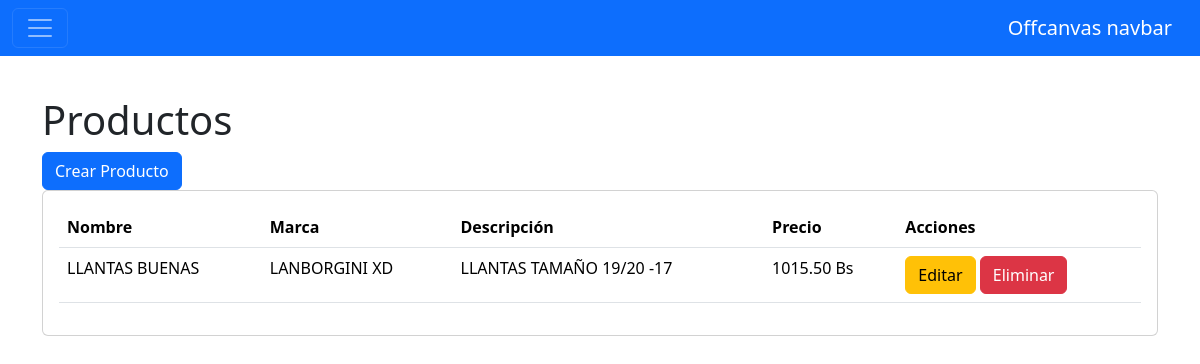
The page /administracion/productos/ on the database as committed earlier.
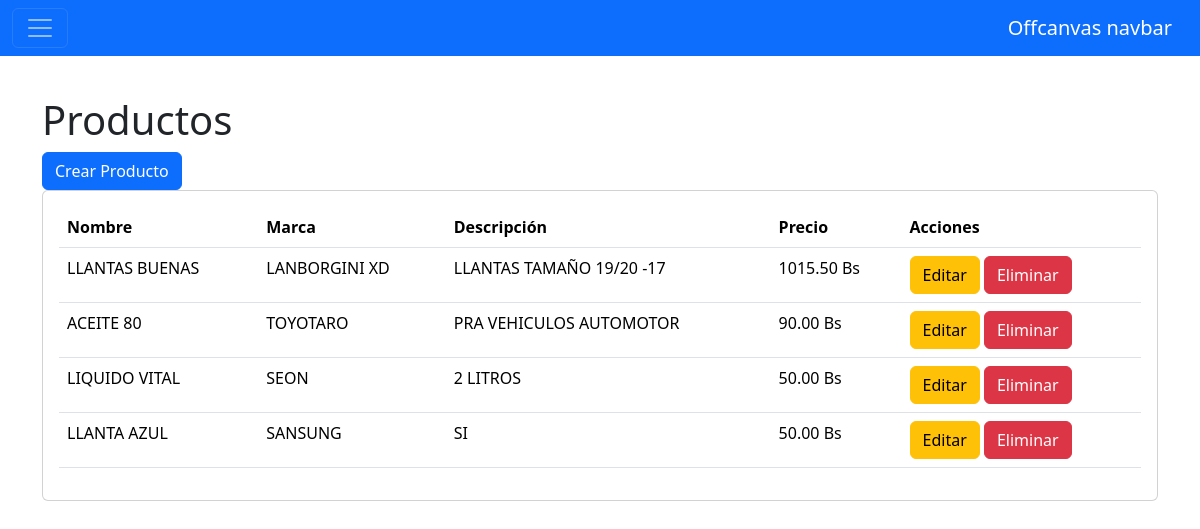
The same page on the database as committed later.
### administracion/models.py (models this page shows, shortened)
class Producto(models.Model):
    nombre = models.CharField(max_length=200)
    marca = models.CharField(max_length=200)
    descipcion = models.CharField(max_length=200)
    precio = models.DecimalField(max_digits=6, decimal_places=2)

### administracion/views.py (the view)
# urls.py: path('productos/', views.ProductoListView.as_view(), name='productos'),
class ProductoListView(ListView):
    model = Producto
    template_name = 'administracion/productos/list.html'
    context_object_name = 'productos'

### administracion/templates/administracion/productos/list.html (shortened to what this page needs)
{% extends "administracion/base/base.html" %}
{% block content %}
<h1>Productos</h1>
<div class="row">
    <div class="col">
        <a href="{% url 'administracion:crear_producto' %}" class="btn btn-primary">Crear Producto</a>
        <div class="card">
            <div class="card-body">
                <table class="table">
                    <thead>
                        <tr>
                            <th>Nombre</th>
                            <th>Marca</th>
                            <th>Descripción</th>
                            <th>Precio</th>
                            <th>Acciones</th>
                        </tr>
                    </thead>
                    <tbody>
                        {% for producto in productos %}
                            <tr>
                                <td>{{ producto.nombre }}</td>
                                <td>{{ producto.marca }}</td>
                                <td>{{ producto.descipcion }}</td>
                                <td>{{ producto.precio }} Bs</td>
                                <td>
                                    <a href="" class="btn btn-warning">Editar</a>
                                    <a href="" class="btn btn-danger">Eliminar</a>
                                </td>
                            </tr>
                        {% endfor %}
                    </tbody>
                </table>
            </div>
        </div>
    </div>
</div>
{% endblock %}

### administracion/templates/administracion/base/base.html (shortened to what this page needs)
{% load static %}
<!DOCTYPE html>
<html lang="es">
<head>
    <link rel="stylesheet" href="{% static 'administracion/bootstrap/css/bootstrap.min.css' %}">
    <link href="{% static "administracion/select2/css/select2.min.css" %}" rel="stylesheet" />
</head>
<body>
    {% include 'administracion/base/menu.html' %}
    <div class="container mt-5 pt-5">
        {% block content %}{% endblock %}
    </div>
</body>
</html>

### administracion/templates/administracion/base/menu.html (shortened to what this page needs)
<nav class="navbar bg-primary fixed-top" data-bs-theme="dark">
  <div class="container-fluid">
    <button class="navbar-toggler" type="button" data-bs-toggle="offcanvas" data-bs-target="#offcanvasNavbar" aria-controls="offcanvasNavbar" aria-label="Toggle navigation">
      <span class="navbar-toggler-icon"></span>
    </button>
    <a class="navbar-brand" href="#">Offcanvas navbar</a>
  </div>
</nav>

Rows that differ between the two databases and show on the page:
added Producto: nombre "ACEITE 80", marca "TOYOTARO", descipcion "PRA VEHICULOS AUTOMOTOR", precio "90.00"
added Producto: nombre "LIQUIDO VITAL", marca "SEON", descipcion "2 LITROS", precio "50.00"
added Producto: nombre "LLANTA AZUL", marca "SANSUNG", descipcion "SI", precio "50.00"
